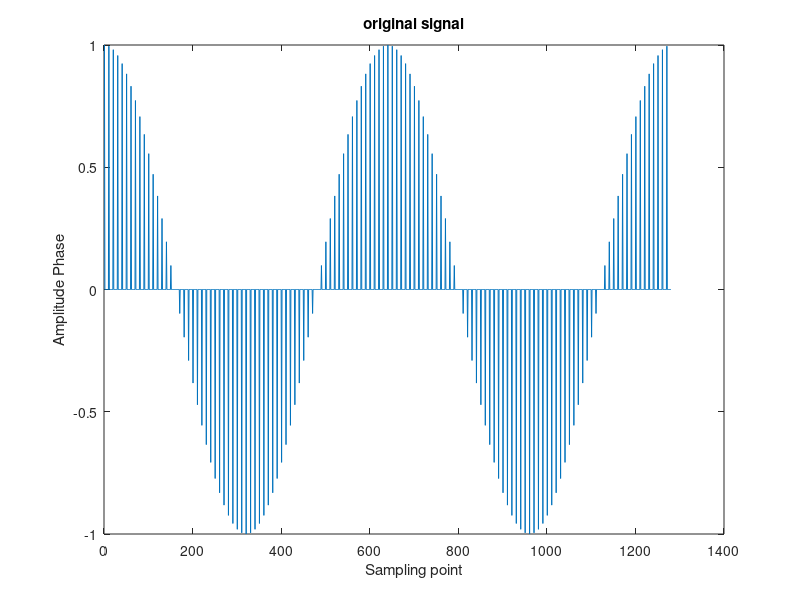
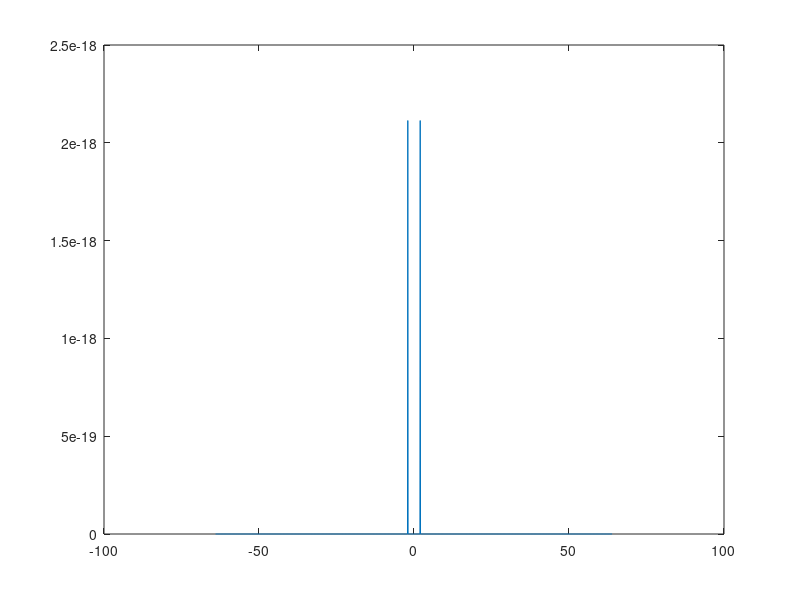
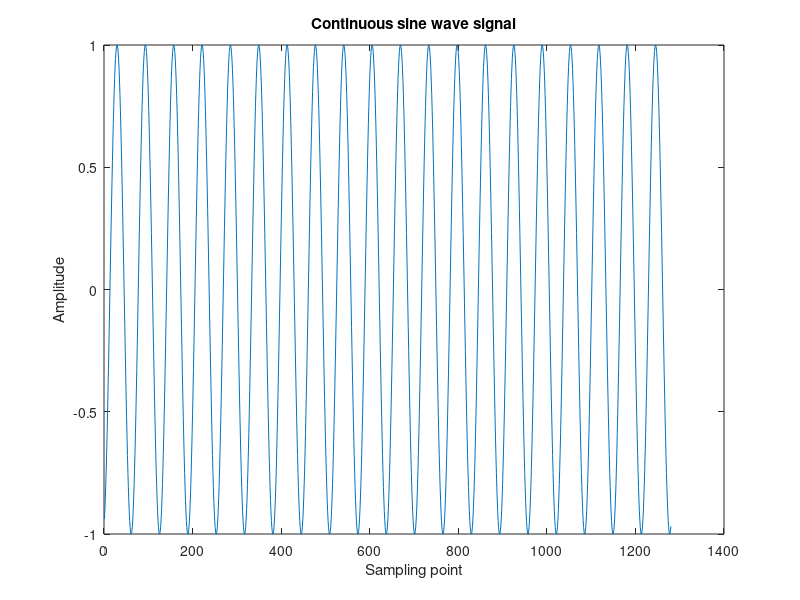
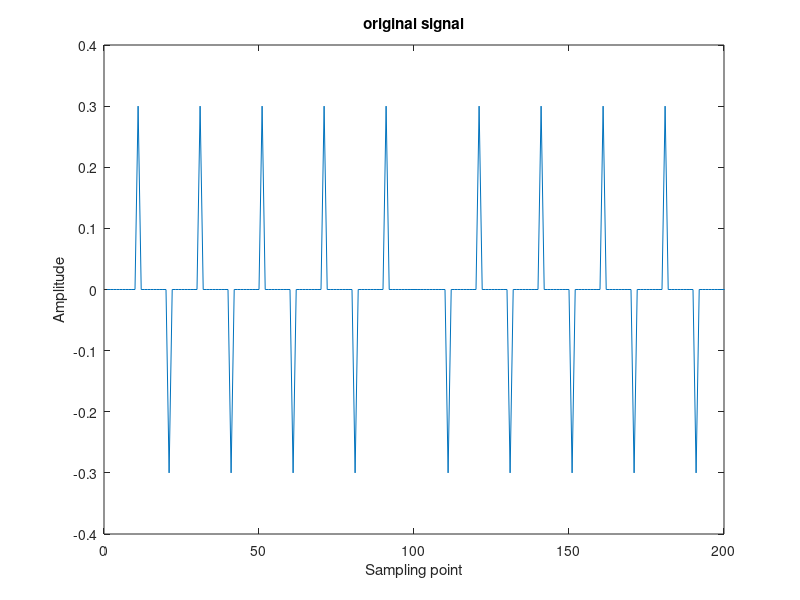

Reproduce these figures in MATLAB, in order. (Note: this script raises an error after producing the figures.)
x = zeros(10, 128); % 创建一个大小为10x128的全零矩阵
t1 = 0:1/128:1-1/128; % 创建时间向量
z = cos(2*pi*2*t1); % 创建余弦波信号
x(1, :) = z; % 将余弦波信号放入第一行
x = reshape(x, 1, 1280); % 重塑为1x1280的向量

figure(1);
plot(x); % 绘制信号图形
title('original signal');
xlabel('Sampling point');
ylabel('Amplitude Phase');
% 计算FFT
N = length(x);
X = fft(x);
%%%%%%%%%%%%%%%
X_shifted = fftshift(X);

% 获取频谱的频率轴
f_axis = (-N/2:N/2-1)*(128/N);

% 找到2 Hz对应的索引
freq_index_2 = find(f_axis == 2);
% 找到-2250 Hz对应的索引
freq_index_minus_2 = find(f_axis == -2);
freq_index_symmetric = length(X) - freq_index_2 + 2;

% 将除了2250 Hz及其对称频率之外的频谱置零
X_clean = zeros(size(X_shifted));
X_clean(freq_index_2) = X_shifted(freq_index_2);
X_clean(freq_index_symmetric) = X_shifted(freq_index_symmetric);
figure(2);
plot(f_axis, abs(X_clean)/N);
% 先进行逆移位
X_unshifted = ifftshift(X_clean);

% 使用IFFT将复数谱转换回时域信号
x_continuous = ifft(X_unshifted);
% 归一化信号
x_continuous = x_continuous / max(abs(x_continuous));

% 绘制连续的正弦波信号
figure(3);
plot(real(x_continuous));
title('Continuous sine wave signal');
xlabel('Sampling point');
ylabel('Amplitude');

%%%%%%%%%%%%%%%%%%%%%%%%%%%%%%%%%%%%%%%%%%%%%%%%%%
x2 = zeros(10, 5000); % 创建一个大小为10x5000的全零矩阵
t2 = 0:1/5000:1-1/5000; % 创建时间向量
z2 = sin(2*pi*2250*t2); 
z2_clipped = min(max(z2, -0.3), 0.3);
x2(1, :) = z2_clipped; 
x2 = reshape(x2, 1, 50000); 

% % 应用汉宁窗
% window = hanning(length(x2))'; % 汉宁窗
% x2_smoothed = x2 .* window;

figure(4);
plot(x2); % 绘制信号图形
xlim([0, 200]);
title('original signal');
xlabel('Sampling point');
ylabel('Amplitude');


% 计算FFT
N2 = length(x2);
X2 = fft(x2);
%%%%%%%%%%%%%%%
X2_shifted = fftshift(X2);

% 获取频谱的频率轴
f2_axis = (-N2/2:N2/2-1)*(5000/N2);

% 找到2250 Hz对应的索引
freq_index_2250 = find(f2_axis == f2);
% 找到-2250 Hz对应的索引
freq_index_minus_2250 = find(f2_axis == -f2);

% 将除了2250 Hz及其对称频率之外的频谱置零
X2_clean = zeros(size(X2_shifted));
X2_clean(freq_index_2250) = X2_shifted(freq_index_2250);
X2_clean(freq_index_minus_2250) = X2_shifted(freq_index_minus_2250);
%%%%%%%%%%%%%%%
% X2_continuous = zeros(size(X2));
figure(5);
plot(f2_axis, abs(X2_clean)/N2);
% % 计算频率分辨率
% df = 5000 / 50000;
% frequency_index2 = round(2250 / df) + 1;
% disp(['频率为 2250 Hz 对应的索引为：', num2str(frequency_index2)]);
% X2_continuous(frequency_index2) = X2(frequency_index2);
% 使用IFFT将复数谱转换回时域信号
x2_continuous = ifft(X2_clean);

% 归一化信号
x2_continuous = x2_continuous / max(abs(x2_continuous));

% 绘制连续的正弦波信号
figure(6);
plot(real(x2_continuous));
xlim([0, 100]);
title('Continuous sine wave signal');
xlabel('Sampling point');
ylabel('Amplitude');



% %削波信号
% f2 = 2250;
% f2s = 5000;
% T2=1;
% t2 = 0:1/f2s:T2-1/f2s;
% x2= sin(2*pi*f2*t2);
% % cut signal
% x2_clipped = min(max(x2, -0.3), 0.3);
% figure(3);
% plot(x2_clipped);
% title('Clipped 2.25kHz Sinusoid Sampled at 5KHz of 1s');
% xlabel('Time (s)');
% ylabel('Amplitude');
% grid on;
% 
% % 计算FFT
% X2 = fft(x2_clipped);
% 
% % 构造一个复数谱，保持2250Hz的频率，其余频率为0
% X2_continuous = zeros(size(X2));
% frequency_index = round(f2 * T2) + 1; % 2250Hz对应的索引
% X2_continuous(frequency_index) = X2(frequency_index);
% 
% % 使用IFFT将复数谱转换回时域信号
% x2_continuous = ifft(X2_continuous);
% 
% % 归一化信号
% x2_continuous = x2_continuous / max(abs(x2_continuous));
% 
% % 绘制连续的正弦波信号
% figure;
% plot(real(x2_continuous));
% title('连续正弦波信号');
% xlabel('采样点');
% ylabel('幅度');





% f2 = 2250;
% f2s = 5000;
% T2=1;
% N=50000;
% t2 = 0:1/f2s:T2-1/f2s;
% x2= sin(2*pi*f2*t2);
% % cut signal
% xpadded = min(max(x2, -0.3), 0.3);
% F = [-N/2:(N-1)/2]*f2s/N;
% Xf = (fftshift(fft(xpadded,N)));
% 
% 
% figure(1);
% subplot(1,2,1);plot(F,abs(Xf));
% title('ABS')
% 
% index = (F<5000-2*f2 | F>5000+2*f2);
% Xf(index)=0;
% subplot(1,2,2);plot(F,abs(Xf),'r')
% title('Filtered');
% figure(2)
% subplot(1,2,1);plot(t2,xpadded)
% y = abs(ifft((Xf),N));
% subplot(1,2,2);plot(y);